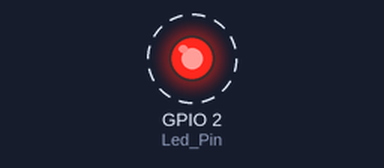
A sketch run on a simulated ESP32. Shown: output pins drawn as LEDs (lit = HIGH). Dashed ring = blinking.

Above: at 0.15 s.
Timing chart, 0 to 3.0 s (numbered marks = the images above):
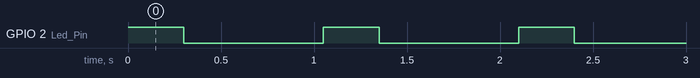

Measured:
- by itself, GPIO 2 (Led_Pin): alternates HIGH for 0.30 s and LOW for 0.75 s

The sketch:

03.ino
```cpp
//definição do pino de LED

#define Led_Pin 2

void setup() {
  // configura o pino como saída
  Serial.begin(115200);
  pinMode(Led_Pin, OUTPUT);
}

void loop() {
  digitalWrite(Led_Pin, HIGH);
  delay(300); // espera
  digitalWrite(Led_Pin, LOW);
  delay(750); // espera
}
```
